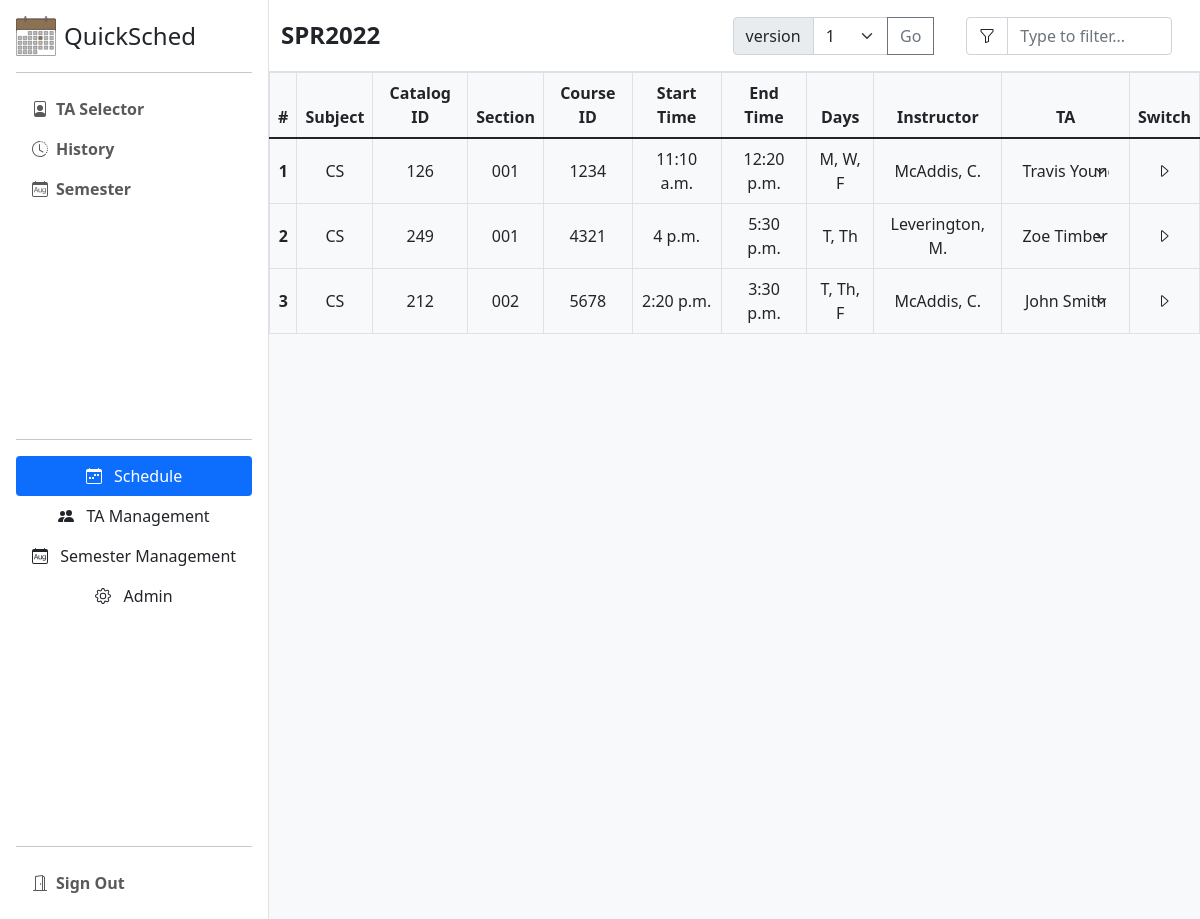
/laborganizer/, run on an earlier commit of the app's database.
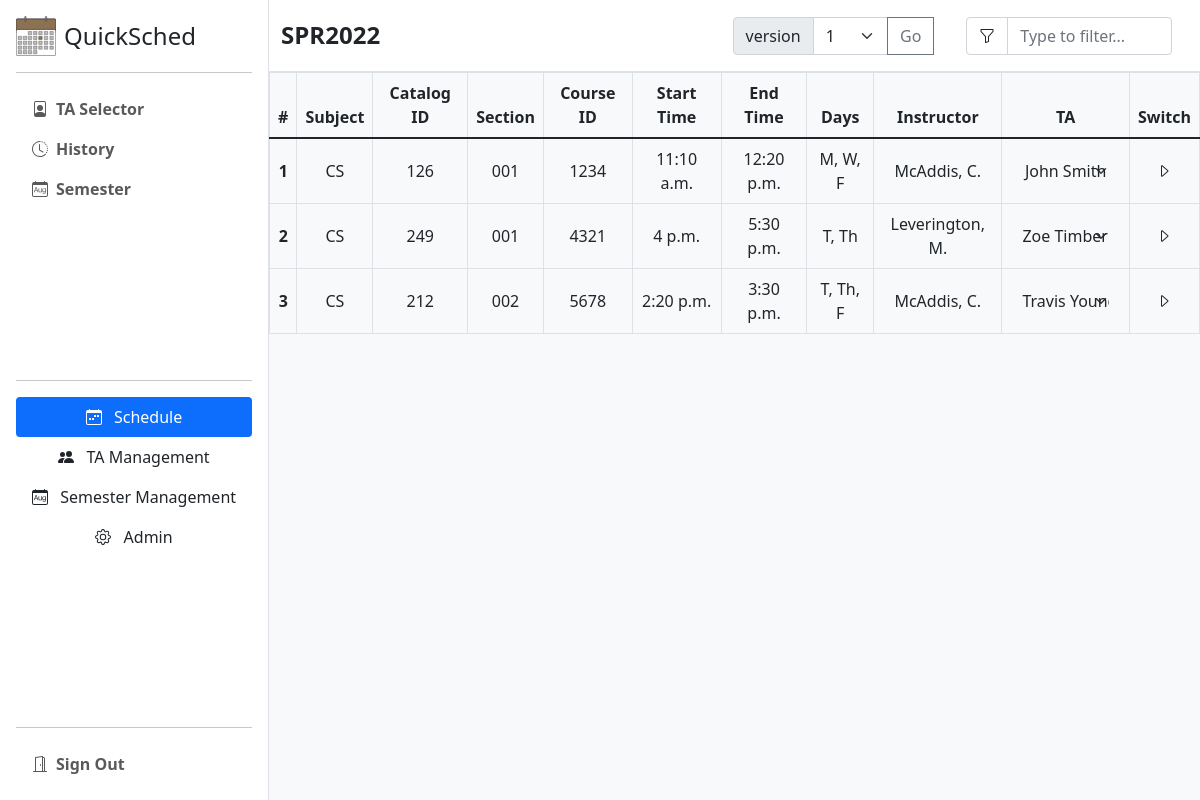
And on a later commit of the database.
### optimization/models.py (models this page shows, shortened)
class TemplateSchedule(models.Model):
    version_number = models.IntegerField('Schedule Version', default=0)
    semester = models.ForeignKey(Semester, on_delete=models.CASCADE,
                                 blank=True, null=True)
    assignments = models.ManyToManyField(TemplateAssignment, blank=True)

class TemplateAssignment(models.Model):
    lab = models.ForeignKey(Lab, on_delete=models.CASCADE,
                            blank=True, null=True)
    ta = models.ForeignKey(TA, on_delete=models.CASCADE,
                           blank=True, null=True)
    schedule_key = models.CharField('Schedule Key', max_length=10,
                                    blank=True, null=True)

### laborganizer/models.py (models this page shows, shortened)
class Lab(models.Model):
    class Meta:
        verbose_name = 'Lab'
        verbose_name_plural = 'Labs'
    def get_days(self):
        split_days = self.days.split(' ')
        return ', '.join(split_days)
    class_name = models.CharField("Class name", default="N/A", max_length=50)
    subject = models.CharField("Subject", max_length=10)
    catalog_id = models.CharField("Catalog ID", max_length=10)
    course_id = models.CharField("Course ID", max_length=10, blank=True, unique=True)
    section = models.CharField("Section", max_length=10, blank=True)
    days = models.CharField("Days", max_length=10)
    facility_id = models.CharField("Facility ID", max_length=20, blank=True)
    facility_building = models.CharField("Facility Building", max_length=50,
                                         blank=True)
    instructor = models.CharField("Instructor", max_length=50, blank=True)
    start_time = models.TimeField("Start Time", auto_now=False,
                                  auto_now_add=False, blank=True, null=True)
    end_time = models.TimeField("End Time", auto_now=False,
                                auto_now_add=False, blank=True, null=True)
    staffed = models.BooleanField(default=False)
    semester = models.ForeignKey(
        'Semester',
        on_delete=models.CASCADE,
        verbose_name='Semester',
        null=True,
        blank=True
    )

### teachingassistant/models.py (models this page shows, shortened)
class TA(models.Model):
    class Meta:
        verbose_name = 'TA'
        verbose_name_plural = 'TA\'s'
    YEAR = (
        ('FR', 'Freshman'),
        ('SO', 'Sophomore'),
        ('JR', 'Junior'),
        ('SR', 'Senior'),
        ('GR', 'Graduate')
        )
    first_name = models.CharField('TA\'s first name',
                                  max_length=50, default='missing')
    last_name = models.CharField('TA\'s last name',
                                 max_length=50, default='missing')
    student_id = models.CharField('TA\'s student ID', max_length=50,
                                  unique=True, blank=True)
    contracted = models.BooleanField('Contracted', blank=True, null=True)
    experience = models.TextField('TA\'s experience', blank=True)
    year = models.CharField('TA\'s current year', max_length=2,
                            choices=YEAR, blank=True)
    holds_key = models.IntegerField('Primary Holds key', blank=True,
                                    null=True, unique=True)
    availability_key = models.IntegerField('Primary Availability key',
                                           blank=True, null=True, unique=True)
    scores = models.ManyToManyField(ScorePair, blank=True)
    assigned_semesters = models.ManyToManyField("laborganizer.Semester",
                                                blank=True)
    assigned_labs = models.ManyToManyField("laborganizer.Lab",
                                           blank=True)

### laborganizer/views.py (the view, shortened to what this page needs)
# urls.py: path('', views.lo_home, name='lo_home'),
def lo_home(request, selected_semester=None, template_schedule=None):
    if selected_semester is None:
        current_semester = get_current_semester()
    else:
        current_semester = selected_semester
    if template_schedule is None:
        template_schedule = get_most_recent_sched(current_semester['time'],
                                                  current_semester['year'])
    else:
        template_schedule = template_schedule
    if request.GET.get('lab_name') is not None:
        catalog_id = request.GET.get('lab_name')
        response = lo_generate_switches(catalog_id,
                                        current_semester,
                                        template_schedule)
        return JsonResponse(response, status=200)
    if request.GET.get('swap') is not None:
        switch_data = request.GET.get('swap').split()
        switch_data.pop(0)
        print(switch_data)
        lo_confirm_switch(switch_data, template_schedule)
        messages.success(request, "Switch confirmed!")
    labs = Lab.objects.filter(
        semester__semester_time=current_semester['time'],
        semester__year=current_semester['year']
    )
    tas = get_tas_by_semester(current_semester['time'],
                              current_semester['year'])
    semester_options = Semester.objects.all()
    template_schedule_versions = get_all_schedule_version_numbers(
        current_semester['time'],
        current_semester['year'])
    history = History.objects.all()
    context = {
        'labs': labs,
        'tas': tas,
        'semester_options': semester_options,
        'current_semester': current_semester,
        'template_schedule': template_schedule,
        'schedule_versions': template_schedule_versions,
        'history': history
    }
    if len(labs) == 0:
        messages.warning(request, 'No labs in the current semester!')
    return render(request, 'laborganizer/dashboard.html', context)

### laborganizer/lo_utils.py (called while the page is built)
def get_current_semester():
    current_month = datetime.now().month
    current_year = datetime.now().year
    semester_time = ''
    if current_month >= 1 and current_month <= 5:
        semester_time = 'SPR'
    elif current_month > 5 and current_month < 8:
        semester_time = 'SUM'
    elif current_month >= 8 and current_month <= 11:
        semester_time = 'FAL'
    else:
        semester_time = 'WNT'
    current_semester_dict = {
        'time': semester_time,
        'year': current_year,
    }
    return current_semester_dict

def get_tas_by_semester(time, year):
    tas = TA.objects.filter(assigned_semesters__semester_time=time,
                            assigned_semesters__year=year)
    return tas

def get_most_recent_sched(time, year):
    semester = Semester.objects.get(semester_time=time,
                                    year=year)
    template_schedules = TemplateSchedule.objects.filter(semester=semester)
    largest_version = 0
    for schedule in template_schedules:
        if schedule.version_number > largest_version:
            largest_version = schedule.version_number
    return TemplateSchedule.objects.get(semester=semester,
                                        version_number=largest_version)

def get_all_schedule_version_numbers(time, year):
    semester = Semester.objects.get(semester_time=time,
                                    year=year)
    template_schedules = TemplateSchedule.objects.filter(semester=semester)
    version_list = []
    for schedule in template_schedules:
        version_list.append(schedule.version_number)
    return version_list

### laborganizer/models.py (called while the page is built)
    def __str__(self):
        return self.semester_time + str(self.year)

### laborganizer/templates/laborganizer/dashboard.html (shortened to what this page needs)
{% extends 'laborganizer/base.html' %}
{% load static %}
{% block content %}
<link rel="stylesheet" href="{% static 'laborganizer/dashboard.css' %}" />
<main>
    {% include 'laborganizer/sidebars/dash-sidebar.html' %}
    {% include 'laborganizer/dash-components/current-semester.html' %}
</main>
{% endblock %}

### laborganizer/templates/laborganizer/base.html (shortened to what this page needs)
{% load static %}
<!doctype html>
<html lang="en">
    <head>
	<link rel="stylesheet" href="{% static 'global/bootstrap.min.css' %}">
	{% load static %}
    </head>
    <body class="text-center">
	{% block content %}
	{% endblock %}
    </body>
</html>

### laborganizer/templates/laborganizer/sidebars/dash-sidebar.html
{% load static %}
<div
    class="col-auto d-flex justify-content-between flex-column flex-shrink-0 p-3 bg-white border-end"
>
    <a
        href="{% url 'lo_home' %}"
        class="d-flex align-items-center mb-3 mb-md-0 me-md-auto link-dark text-decoration-none"
    >
        <img
            src="{% static 'global/Magisters.svg' %}"
            alt="Magisters"
            width="40"
            height="40"
            class="bi me-2"
            viewBox="0 0 16 16"
        />
        <span class="fs-4">QuickSched</span>
    </a>
    <hr />
    <ul class="flex-column mb-auto">
        <li class="d-grid">
            <button
		class="btn btn-toggle"
		type="button"
		data-bs-toggle="offcanvas"
		data-bs-target="#offcanvasTASelector"
		aria-controls="offcanvasTASelector"
            >
		<svg class="bi me-2" width="16" height="16">
                    <use xlink:href="#TA Selector"></use>
		</svg>
		TA Selector
            </button>
        </li>
        <li class="d-grid">
            <button
		class="btn btn-toggle"
		type="button"
		data-bs-toggle="offcanvas"
		data-bs-target="#offcanvasHistory"
		aria-controls="offcanvasHistory"
            >
		<svg class="bi me-2" width="16" height="16">
                    <use xlink:href="#history"></use>
		</svg>
		History
            </button>
        </li>
        <li class="d-grid">
            <button
		class="btn btn-toggle"
		type="button"
		data-bs-toggle="offcanvas"
		data-bs-target="#offcanvasSemester"
		aria-controls="offcanvasSemester"
            >
		<svg class="bi me-2" width="16" height="16">
                    <use xlink:href="#semester"></use>
		</svg>
		Semester
            </button>
        </li>
    </ul>
    <hr />
    <ul class="nav nav-pills flex-column mb-auto">
        <li class="nav-item">
            <a href="{% url 'lo_home' %}" class="nav-link active" aria-current="page">
		<svg class="bi me-2" width="16" height="16">
                    <use xlink:href="#scheduling"></use>
		</svg>
		Schedule
            </a>
        </li>
        <li class="nav-item">
            <a href="{% url 'lo_ta_management' %}" class="nav-link link-dark" aria-current="page">
		<svg class="bi me-2" width="16" height="16">
                    <use xlink:href="#TA-list"></use>
		</svg>
		TA Management
            </a>
        </li>
	<li class="nav-item">
            <a href="{% url 'lo_semester_management' %}" class="nav-link link-dark" aria-current="page">
		<svg class="bi me-2" width="16" height="16">
                    <use xlink:href="#semester"></use>
		</svg>
		Semester Management
            </a>
        </li>
        <li class="nav-item">
            <a href="/admin" class="nav-link link-dark" aria-current="page">
		<svg class="bi me-2" width="16" height="16">
                    <use xlink:href="#admin"></use>
		</svg>
		Admin
            </a>
        </li>
    </ul>
    <hr />
    <a href="/sign_out" class="btn-signOut link-dark rounded text-decoration-none">
        <svg class="bi me-2" width="16" height="16">
            <use xlink:href="#sign-out"></use>
        </svg>
        Sign Out
    </a>
</div>

### laborganizer/templates/laborganizer/dash-components/current-semester.html (shortened to what this page needs)
{% load static %}
<div class="col d-flex flex-column flex-shrink-0 bg-light">
    <div
        class="m-0 p-0 bg-white d-flex justify-content-between align-items-center border-bottom w-100"
        style="min-height: 72px"
    >
	    <div class="container">
		<div class="row fs-4 mt-3">
		    <div class="col-8 text-start">
			<p class="fw-bold">{{ current_semester.time }}{{ current_semester.year }}</p>
		    </div>
		    <div class="col-4 text-end">
			<form method="post" action="{% url 'lo_select_schedule_version' %}">
			    <div class="input-group mb-3">
				<span class="input-group-text">version</span>
				<select name="version_number" class="form-select">
				    <option selected>
					{{ template_schedule.version_number }}
				    </option>
				</select>
				<input class="btn btn-outline-secondary" type="submit" value="Go">
			    </div>
			</form>
		    </div>
		</div>
	    </div>
        <div class="d-flex flex-row px-2">
	    <form class="container-fluid">
		<div class="input-group">
		    <span class="input-group-text bg-white">
			<svg class="bi" width="16" height="16">
			    <use xlink:href="#filter"></use>
			</svg>
		    </span>
		    <input
			class="form-control me-2"
			type="search"
			placeholder="Type to filter..."
			aria-label="filter"
		    />
		</div>
	    </form>
        </div>
    </div>
    <div class="overflow-auto">
        <table
	    class="table table-hover table-bordered text-center align-middle overflow-auto"
        >
	    <thead>
		<tr>
		    <th scope="col">#</th>
		    <th scope="col">Subject</th>
		    <th scope="col">Catalog ID</th>
		    <th scope="col">Section</th>
		    <th scope="col">Course ID</th>
		    <th scope="col">Start Time</th>
		    <th scope="col">End Time</th>
		    <th scope="col">Days</th>
		    <th scope="col">Instructor</th>
		    <th scope="col">TA</th>
		    <th scope="col">Switch</th>
		</tr>
	    </thead>
	    {% if labs %}
	    <tbody>
		{% for lab in labs %}
		<tr>
		    <th scope="row">{{ forloop.counter }}</th>
		    <td>{{ lab.subject }}</td>
		    <td>{{ lab.catalog_id }}</td>
		    <td>{{ lab.section }}</td>
		    <td>{{ lab.course_id }}</td>
		    <td>{{ lab.start_time }}</td>
		    <td>{{ lab.end_time }}</td>
		    <td>{{ lab.get_days }}</td>
		    <td>{{ lab.instructor }}</td>
		    <td>
			<div class="d-grid">
			    <form method="post" id="class_{{ forloop.counter }}" action="{% url 'lo_assign_to_template' %}">
				<select onchange="to_template(this.value, {{ lab.course_id }}, '{{ current_semester.time }}', {{ current_semester.year }}, {{ template_schedule.version_number }})" class="btn btn-outline-dark border-0 form-select">
				    <option selected>
					{% if template_schedule %}
					{% for assignment in template_schedule.assignments.all %}
					{% if assignment.lab == lab %}
					{{ assignment.ta.first_name }} {{ assignment.ta.last_name }}
					{% endif %}
					{% endfor %}
					{% else %}
  					    {% if labs.assigned_ta != None %}
					        {{ lab.assigned_ta }}
  					    {% else %}
					        Unassigned
					    {% endif %}
					{% endif %}
				    </option>
				</select>
			    </form>
			</div>
		    </td>
		    <td>
			<div class="d-grid">
			    <button
				type="button"
				class="btn btn-outline-dark border-0 switch-btn"
				type="button"
				class="btn btn-outline-dark border-0 switch-btn"
				data-bs-toggle="offcanvas"
				id="{{ lab.course_id }}"
				data-bs-target="#offcanvasOperations"
				aria-controls="offcanvasOperations"
			    >
				<svg class="bi" width="16" height="16">
				    <use xlink:href="#operation"></use>
				</svg>
			    </button>
			</div>
		    </td>
		</tr>
		{% endfor %}
	    </tbody>
	    {% else %}
	    <strong>No labs to display!</strong>
	    {% endif %}
        </table>
    </div>
</div>

### laborganizer/static/laborganizer/dashboard.css (style rules this page uses)
body { background-color: #e9ecef; min-height: 100vh; min-height: -webkit-fill-available; }
html { height: -webkit-fill-available; }
main { display: flex; flex-wrap: nowrap; height: 100vh; max-height: 100vh; overflow-x: clip; overflow-y: hidden; }
.container-fluid { max-height: 100vh !important; }
.bi { vertical-align: -0.125em; pointer-events: none; fill: currentColor; }
.btn-toggle { display: inline-flex; align-items: center; padding: 0.5rem 1rem 0.5rem 1rem; font-weight: 600; color: rgba(0, 0, 0, 0.65); background-color: transparent; border: 0; }
.btn-toggle::before { width: 1.25em; line-height: 0; transition: transform 0.35s ease; transform-origin: 0.5em 50%; }
ul { list-style-type: none; padding-left: 0; }
.btn-signOut { display: inline-flex; align-items: center; padding: 0.5rem 1rem 0.5rem 1rem; font-weight: 600; color: rgba(0, 0, 0, 0.65); background-color: transparent; border: 0; }

What changed in the data, as far as the page shows it:
computed for Lab: id+course "Travis Young" → "John Smith"
changed through a linked row, Lab "T, Th, F": id+course "John Smith" → "Travis Young"
